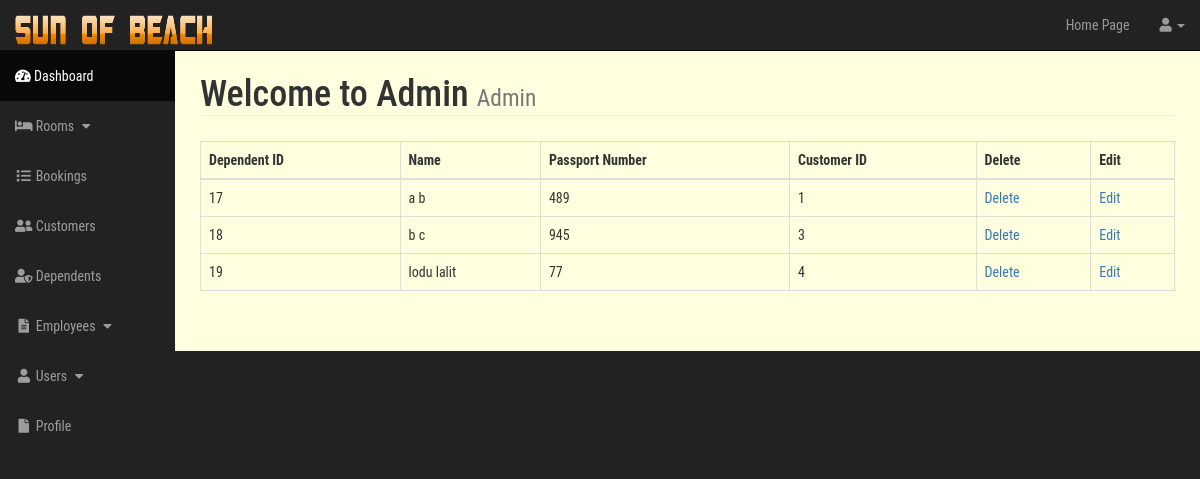
The app's page /admin/dependents.php, older data.
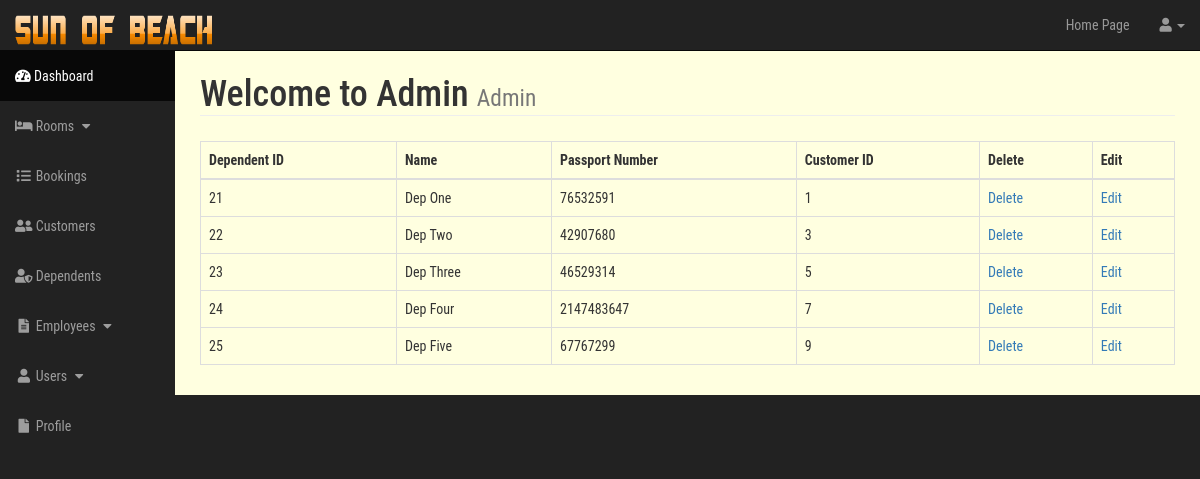
The same page, newer data.
### tables this page shows
CREATE TABLE `dependents` (
  `dep_id` int(11) NOT NULL,
  `dep_name` varchar(20) NOT NULL,
  `passport_no` int(11) NOT NULL,
  `cust_id` int(11) NOT NULL
);

### admin/include/view_all_dependents.php (the view, shortened to what this page needs)
<table class="table table-bordered table-hover">
    <thead>
        <tr>
            <th>Dependent ID</th>
            <th>Name</th>
            <th>Passport Number</th>
            <th>Customer ID</th>
            <th>Delete</th>
            <th>Edit</th>
        </tr>
    </thead>
    <tbody>
        <?php
        $query = "SELECT * FROM dependents";
        $select_bookings=mysqli_query($con, $query);
        while($row=mysqli_fetch_assoc($select_bookings)){
            $cust_id=$row['cust_id'];
            $dep_id=$row['dep_id'];
            $dep_name=$row['dep_name'];
            $passport_no=$row['passport_no'];
            echo "<tr><td>{$dep_id}</td>";
            echo "<td>{$dep_name}</td>";
            echo "<td>{$passport_no}</td>";
            echo "<td>{$cust_id}</td>";
            echo "<td><a href='dependents.php?delete={$dep_id}'>Delete</a></td>";
            echo "<td><a href='dependents.php?source=edit_dependent&p_id={$dep_id}'>Edit</a></td>";
            echo "</tr>";
        }
        ?>
    </tbody>
</table>

Row changes from the older to the newer data that the page shows:
removed dependents: dep_id "17", dep_name "a b", passport_no "489", cust "1"
removed dependents: dep_id "18", dep_name "b c", passport_no "945", cust "3"
removed dependents: dep_id "19", dep_name "lodu lalit", passport_no "77", cust "4"
added dependents: dep_id "21", dep_name "Dep One", passport_no "76532591", cust "1"
added dependents: dep_id "22", dep_name "Dep Two", passport_no "42907680", cust "3"
added dependents: dep_id "23", dep_name "Dep Three", passport_no "46529314", cust "5"
added dependents: dep_id "24", dep_name "Dep Four", passport_no "2147483647", cust "7"
added dependents: dep_id "25", dep_name "Dep Five", passport_no "67767299", cust "9"
